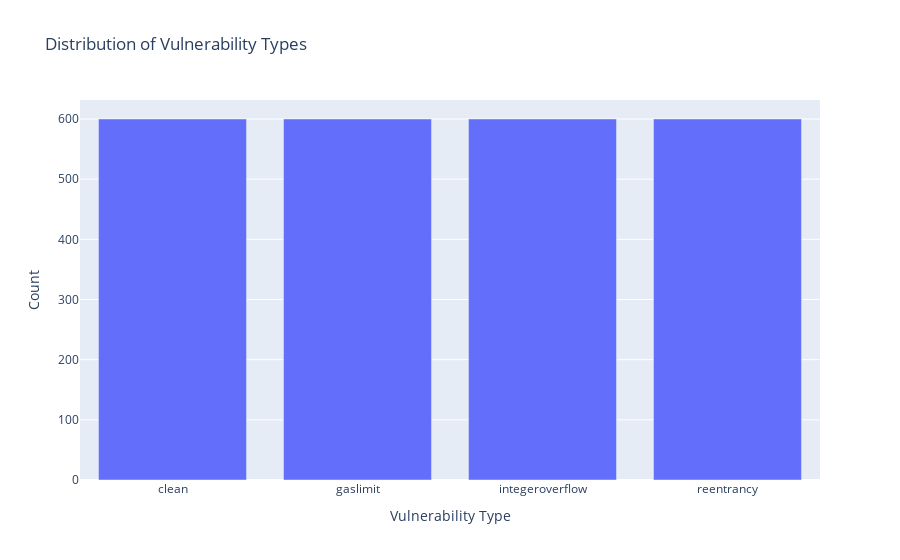

Notebook code cell kept with this figure:
### Code cell
# Create balanced dataset with 199 samples per label
balanced_data = pd.concat([
    data[data['label'] == label].sample(n=600, random_state=42) 
    for label in data['label'].unique()
])

# Shuffle the balanced dataset
data = balanced_data.sample(frac=1, random_state=42).reset_index(drop=True)

label_counts = data['label'].value_counts()
fig = px.bar(x=label_counts.index, y=label_counts.values,
             title='Distribution of Vulnerability Types',
             labels={'x': 'Vulnerability Type', 'y': 'Count'})
fig.show()

### Figure 1 — Plotly figure (JSON) as saved in the notebook; plotly's stock layout.template omitted (floating-point values rounded to 4 significant figures)
{"data": [{"alignmentgroup": "True", "hovertemplate": "Vulnerability Type=%{x}<br>Count=%{y}<extra></extra>", "legendgroup": "", "marker": {"color": "#636efa", "pattern": {"shape": ""}}, "name": "", "offsetgroup": "", "orientation": "v", "showlegend": false, "textposition": "auto", "type": "bar", "x": ["clean", "gaslimit", "integeroverflow", "reentrancy"], "xaxis": "x", "y": [600, 600, 600, 600], "yaxis": "y"}], "layout": {"barmode": "relative", "legend": {"tracegroupgap": 0}, "title": {"text": "Distribution of Vulnerability Types"}, "xaxis": {"anchor": "y", "domain": [0, 1], "title": {"text": "Vulnerability Type"}}, "yaxis": {"anchor": "x", "domain": [0, 1], "title": {"text": "Count"}}}}
